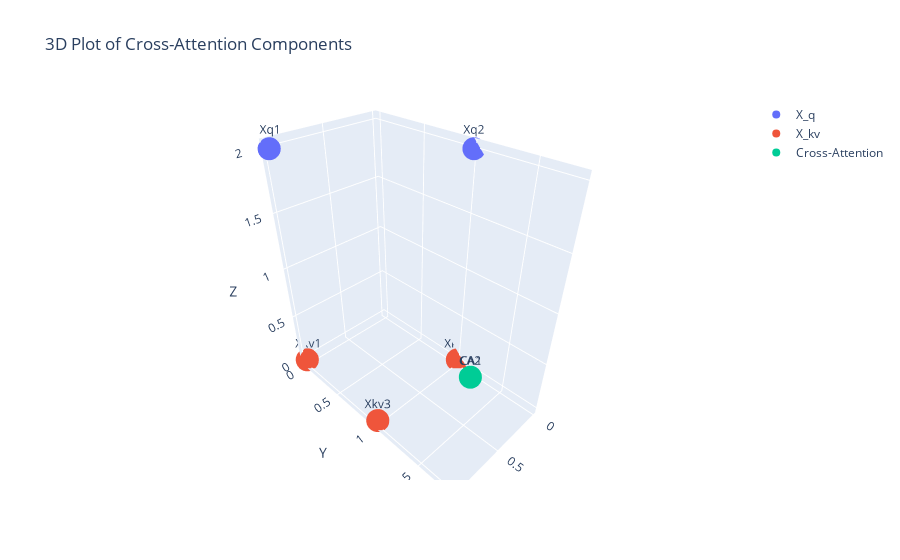

This figure's notebook cell:
### Markdown cell above
### Cross-Attention Example

Consider a query sequence $X_q$ and a key-value sequence $X_{kv}$:

$$X_q = \begin{bmatrix} 1 & 0 & 1 & 0 \\ 0 & 1 & 0 & 1 \end{bmatrix} \in \mathbb{R}^{2 \times 4}$$

$$X_{kv} = \begin{bmatrix} 1 & 0 & 1 & 0 \\ 0 & 1 & 0 & 1 \\ 1 & 1 & 1 & 1 \end{bmatrix} \in \mathbb{R}^{3 \times 4}$$

With weight matrices:

$$W_Q = \begin{bmatrix} 1 & 0 \\ 0 & 1 \\ 1 & 0 \\ 0 & 1 \end{bmatrix} \in \mathbb{R}^{4 \times 2}, \quad W_K = \begin{bmatrix} 1 & 0 \\ 0 & 1 \\ 1 & 0 \\ 0 & 1 \end{bmatrix} \in \mathbb{R}^{4 \times 2}, \quad W_V = \begin{bmatrix} 1 & 0 \\ 0 & 1 \\ 1 & 0 \\ 0 & 1 \end{bmatrix} \in \mathbb{R}^{4 \times 2}$$

The computation proceeds as follows:

1. Computing Q, K, and V:
$$Q = X_qW_Q = \begin{bmatrix} 2 & 0 \\ 0 & 2 \end{bmatrix} \in \mathbb{R}^{2 \times 2}$$
$$K = X_{kv}W_K = \begin{bmatrix} 2 & 0 \\ 0 & 2 \\ 2 & 2 \end{bmatrix} \in \mathbb{R}^{3 \times 2}$$
$$V = X_{kv}W_V = \begin{bmatrix} 2 & 0 \\ 0 & 2 \\ 2 & 2 \end{bmatrix} \in \mathbb{R}^{3 \times 2}$$

2. Computing attention scores:
$$QK^T = \begin{bmatrix} 2 & 0 \\ 0 & 2 \end{bmatrix} \begin{bmatrix} 2 & 0 & 2 \\ 0 & 2 & 2 \end{bmatrix}^T = \begin{bmatrix} 4 & 0 & 4 \\ 0 & 4 & 4 \end{bmatrix} \in \mathbb{R}^{2 \times 3}$$

3. Scaling by $\sqrt{k}$ (where $k = 2$):
$$\frac{QK^T}{\sqrt{k}} = \frac{1}{\sqrt{2}} \begin{bmatrix} 4 & 0 & 4 \\ 0 & 4 & 4 \end{bmatrix} = \begin{bmatrix} 2.83 & 0 & 2.83 \\ 0 & 2.83 & 2.83 \end{bmatrix} \in \mathbb{R}^{2 \times 3}$$

4. Applying softmax to obtain the attention weight matrix:
$$A = \text{softmax}_{\text{row}}\left(\frac{QK^T}{\sqrt{k}}\right) = \begin{bmatrix} 0.5 & 0 & 0.5 \\ 0 & 0.5 & 0.5 \end{bmatrix} \in \mathbb{R}^{2 \times 3}$$

5. Computing the cross-attention output:
$$\text{Cross-Attention Output} = AV = \begin{bmatrix} 0.5 & 0 & 0.5 \\ 0 & 0.5 & 0.5 \end{bmatrix} \begin{bmatrix} 2 & 0 \\ 0 & 2 \\ 2 & 2 \end{bmatrix} = \begin{bmatrix} 2 & 1 \\ 1 & 2 \end{bmatrix} \in \mathbb{R}^{2 \times 2}$$

### Code cell
# Define matrices for cross-attention
X_q = np.array([[1, 0, 1, 0], [0, 1, 0, 1]])
X_kv = np.array([[1, 0, 1, 0], [0, 1, 0, 1], [1, 1, 1, 1]])
V_cross = np.array([[2, 0], [0, 2], [2, 2]])
Attention_cross = np.array([[0.894, 1.788], [0.894, 1.788]])

# Create 3D scatter plot for cross-attention
fig = go.Figure()

# Plot X_q
fig.add_trace(go.Scatter3d(x=X_q[:, 0], y=X_q[:, 1], z=[2, 2], mode='markers+text', name='X_q', text=['Xq1', 'Xq2'], textposition='top center'))

# Plot X_kv
fig.add_trace(go.Scatter3d(x=X_kv[:, 0], y=X_kv[:, 1], z=[0, 0, 0], mode='markers+text', name='X_kv', text=['Xkv1', 'Xkv2', 'Xkv3'], textposition='top center'))

# Plot Cross-Attention
fig.add_trace(go.Scatter3d(x=Attention_cross[:, 0], y=Attention_cross[:, 1], z=[1, 1], mode='markers+text', name='Cross-Attention', text=['CA1', 'CA2'], textposition='top center'))

# Update layout
fig.update_layout(scene=dict(xaxis_title='X', yaxis_title='Y', zaxis_title='Z'), title='3D Plot of Cross-Attention Components')

fig.show()

### Figure 1 — Plotly figure (JSON) as saved in the notebook; plotly's stock layout.template omitted (floating-point values rounded to 4 significant figures)
{"data": [{"mode": "markers+text", "name": "X_q", "text": ["Xq1", "Xq2"], "textposition": "top center", "type": "scatter3d", "x": [1, 0], "y": [0, 1], "z": [2, 2]}, {"mode": "markers+text", "name": "X_kv", "text": ["Xkv1", "Xkv2", "Xkv3"], "textposition": "top center", "type": "scatter3d", "x": [1, 0, 1], "y": [0, 1, 1], "z": [0, 0, 0]}, {"mode": "markers+text", "name": "Cross-Attention", "text": ["CA1", "CA2"], "textposition": "top center", "type": "scatter3d", "x": [0.894, 0.894], "y": [1.788, 1.788], "z": [1, 1]}], "layout": {"scene": {"xaxis": {"title": {"text": "X"}}, "yaxis": {"title": {"text": "Y"}}, "zaxis": {"title": {"text": "Z"}}}, "title": {"text": "3D Plot of Cross-Attention Components"}}}
